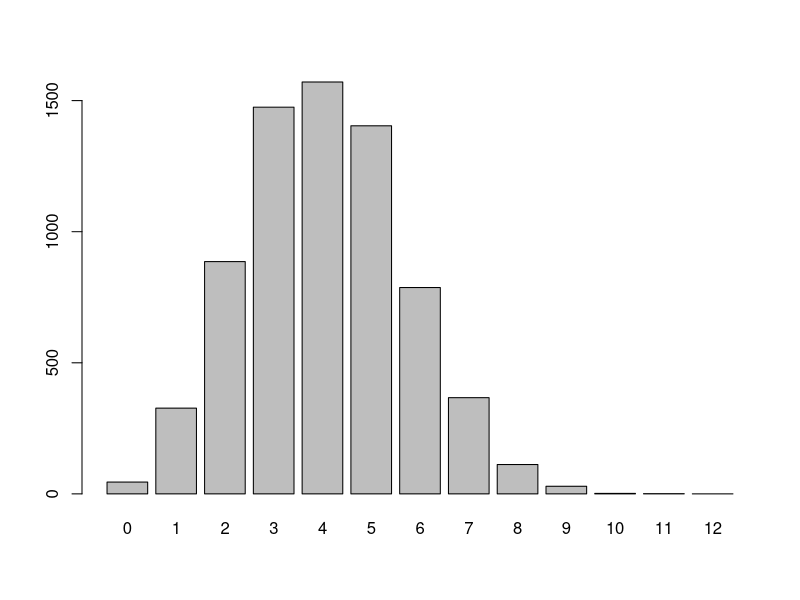
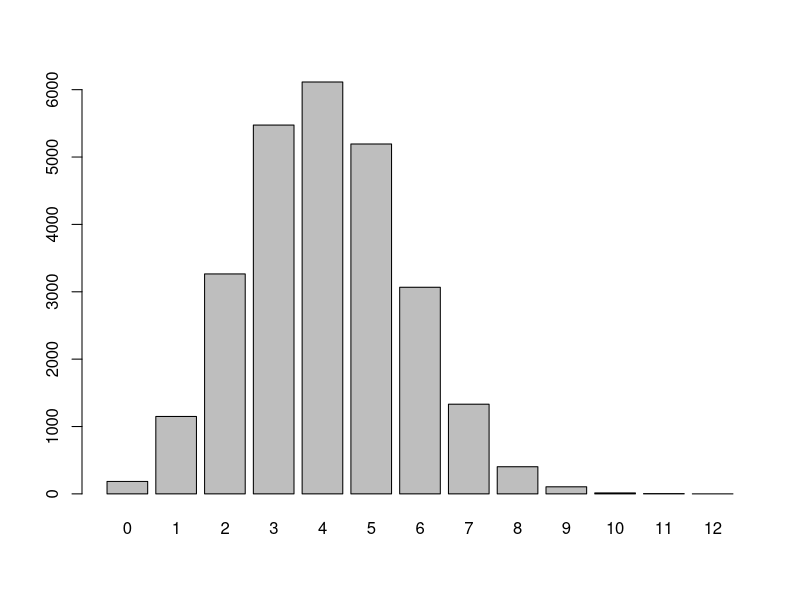
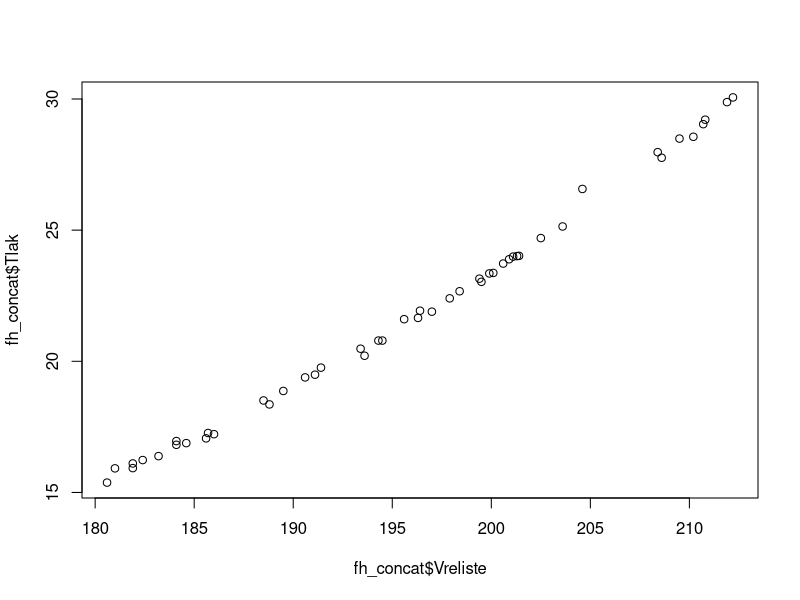
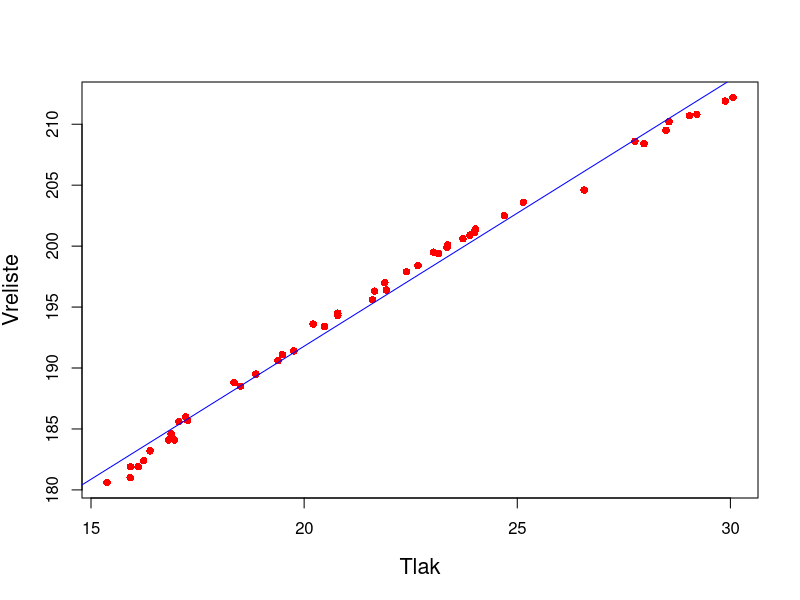
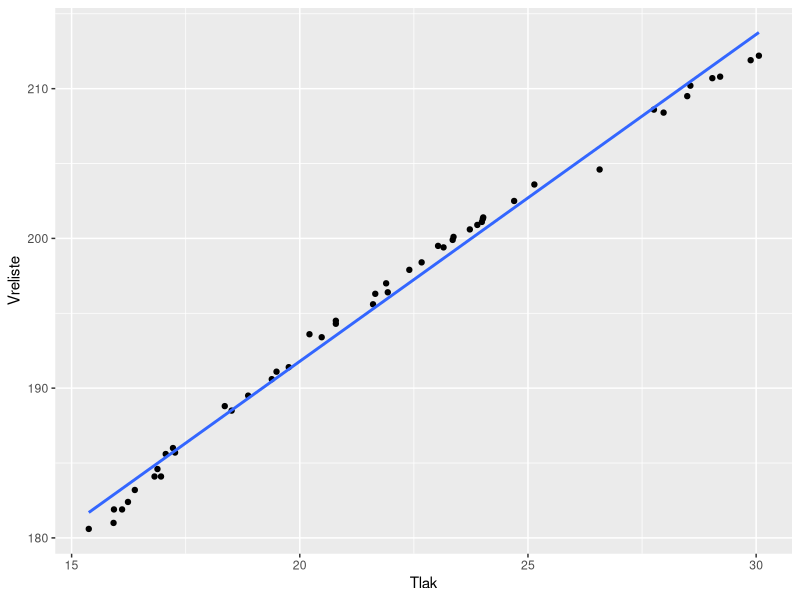
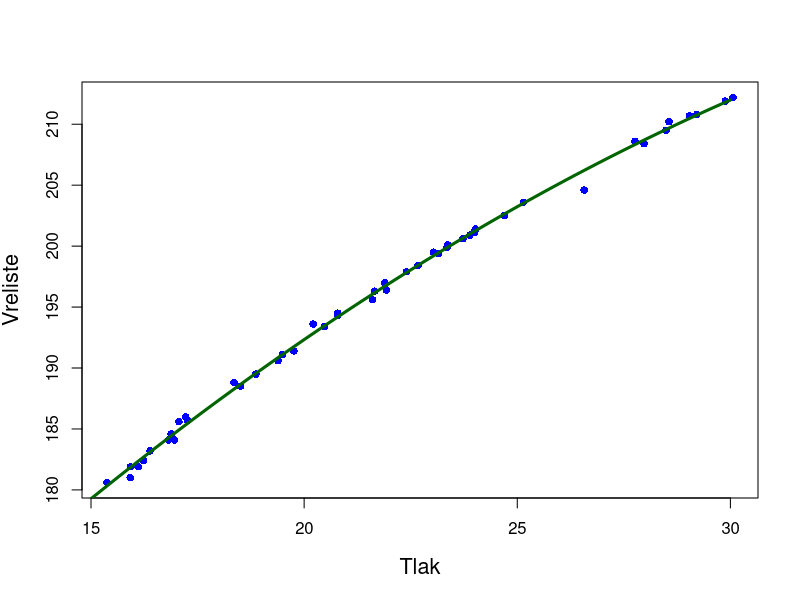
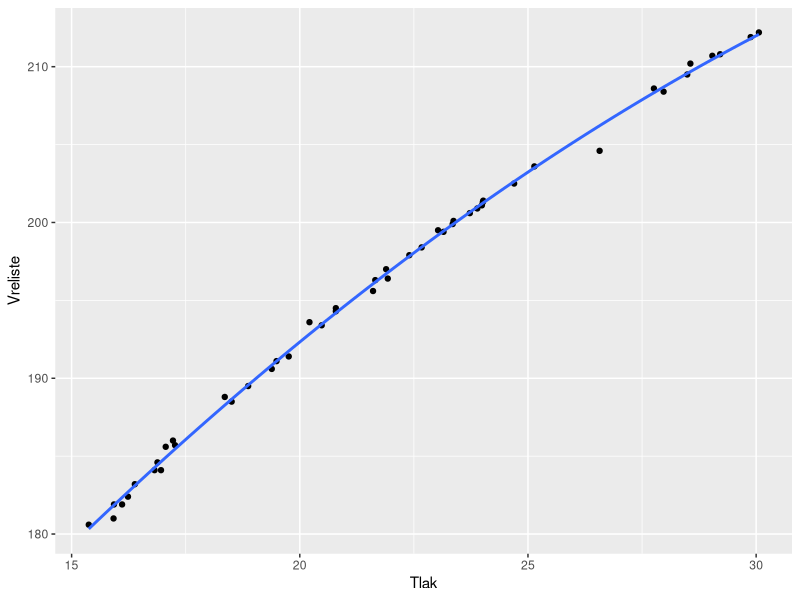

Write the R code that produced these figures, in order.
## ---- chunk 1
library(knitr)
opts_chunk$set(tidy.opts=list(width.cutoff=60),tidy=TRUE)
## ---- chunk 2
dice <- read.delim("dice.dat", header=FALSE)

# 3.
# Granice postavljamo sami tako da se pomaknemo za 0.5 na lijevo od najmanjeg podatka
# iz uzorka i za 0.5 na desno od najveceg podatka iz uzorka te zatim podijelimo taj
# interval na 10 ekvidistantnih intervala (pomocu 11 tocaka)

barplot(dice$V2, names.arg = dice$V1)
barplot(dice$V3, names.arg = dice$V1)

# Procjena p parametra binomne distribucije koristeći maksimalnu izglednost
# p' = x / n, odnosno broj povoljnih ishoda kroz broj svih ishoda
# u ovom slucaju broj 5/6 kroz ukupan broj ishoda

desirable.outcomes <- function(values, categories)
  sum(categories * values)

all.outcomes <- function(values, categories)
  max(categories) * sum(values)

estimate.p <- function(values, categories)
  desirable.outcomes(values, categories) / all.outcomes(values, categories)

p.0 = estimate.p(dice$V2, dice$V1)
p.1 = estimate.p(dice$V3, dice$V1)

sprintf(fmt = 'Procjena parametra p za I. uzorak: %.4f',  p.0)
sprintf(fmt = 'Procjena parametra p za II. uzorak: %.4f', p.1)

confidence.interval <- function(values, categories, interval) {
  alpha.half <- (1 - interval) / 2
  
  x <- desirable.outcomes(values, categories)
  n <- all.outcomes(values, categories)
  
  c(qbeta(alpha.half, x, n - x + 1), qbeta(1 - alpha.half, x + 1, n - x))
}

interval = 0.95

cp.0 = confidence.interval(dice$V2, dice$V1, interval)
cp.1 = confidence.interval(dice$V3, dice$V1, interval)

sprintf(fmt = '%d%% postotni interval pouzdanosti za I. uzorak: [%.4f, %.4f]',  interval * 100, cp.0[1], cp.0[2])
sprintf(fmt = '%d%% postotni interval pouzdanosti za II. uzorak: [%.4f, %.4f]', interval * 100, cp.1[1], cp.1[2])

## ---- chunk 3
library(ggplot2)
forbes <- read.table("forbes.dat", quote="\"", comment.char="")
hooker <- read.table("hooker.dat", quote="\"", comment.char="")
fh_concat <- rbind(forbes, hooker)

names(fh_concat)[names(fh_concat) == "V1"] <- "Vreliste"
names(fh_concat)[names(fh_concat) == "V2"] <- "Tlak"

plot(fh_concat$Vreliste, fh_concat$Tlak)

# LINEARNI MODEL

linear_model <- lm(Vreliste ~ Tlak, data = fh_concat)
linear_model

plot(fh_concat$Tlak, fh_concat$Vreliste, pch=16, xlab = "Tlak", ylab = "Vreliste", cex.lab = 1.3, col = "red" ) + abline(linear_model, col = "blue")

# Ili ggplot:

ggplot(fh_concat, aes(Tlak, Vreliste)) +
  geom_point() +
  stat_smooth(method = lm, size = 1, se = FALSE)

# KVADRATICNI MODEL

Tlak2 <- fh_concat$Tlak^2
quadratic_model <-lm(Vreliste ~ Tlak + Tlak2, data = fh_concat)
quadratic_model

timevalues <- seq(0, 30, 0.1)
predictedcounts <- predict(quadratic_model,list(Tlak=timevalues, Tlak2=timevalues^2))

plot(fh_concat$Tlak, fh_concat$Vreliste, pch=16, xlab = "Tlak", ylab = "Vreliste", cex.lab = 1.3, col = "blue") + lines(timevalues, predictedcounts, col = "darkgreen", lwd = 3)

# Ili ggplot:
ggplot(fh_concat, aes(x = Tlak, y = Vreliste)) +
  geom_point() +
  stat_smooth(method = "lm", formula = y ~ x + I(x^2), size = 1, se = FALSE)
